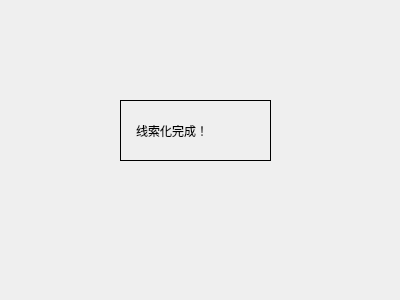
<?xml version="1.0" encoding="UTF-8"?>
<ui version="4.0">
 <class>Form2</class>
 <widget class="QWidget" name="Form2">
  <property name="geometry">
   <rect>
    <x>0</x>
    <y>0</y>
    <width>400</width>
    <height>300</height>
   </rect>
  </property>
  <property name="windowTitle">
   <string>Form</string>
  </property>
  <widget class="QLabel" name="label">
   <property name="geometry">
    <rect>
     <x>120</x>
     <y>100</y>
     <width>151</width>
     <height>61</height>
    </rect>
   </property>
   <property name="frameShape">
    <enum>QFrame::Panel</enum>
   </property>
   <property name="text">
    <string>线索化完成！</string>
   </property>
   <property name="scaledContents">
    <bool>false</bool>
   </property>
   <property name="margin">
    <number>21</number>
   </property>
   <property name="indent">
    <number>15</number>
   </property>
  </widget>
 </widget>
 <resources/>
 <connections/>
</ui>
